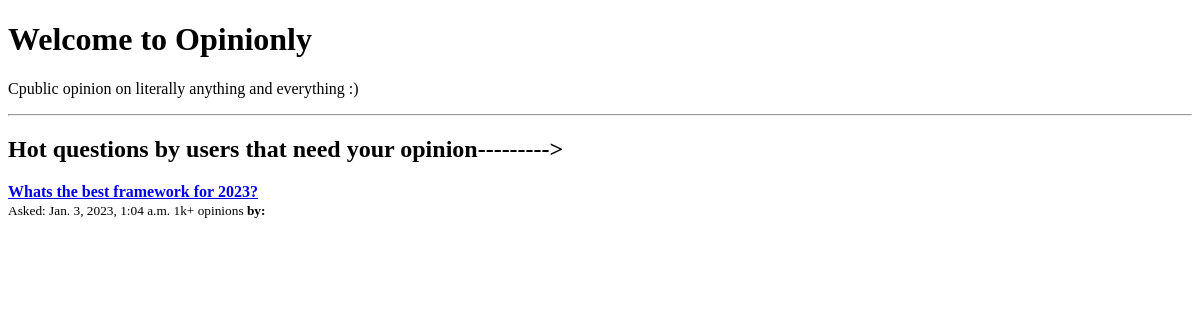
Before: / with the older database file.
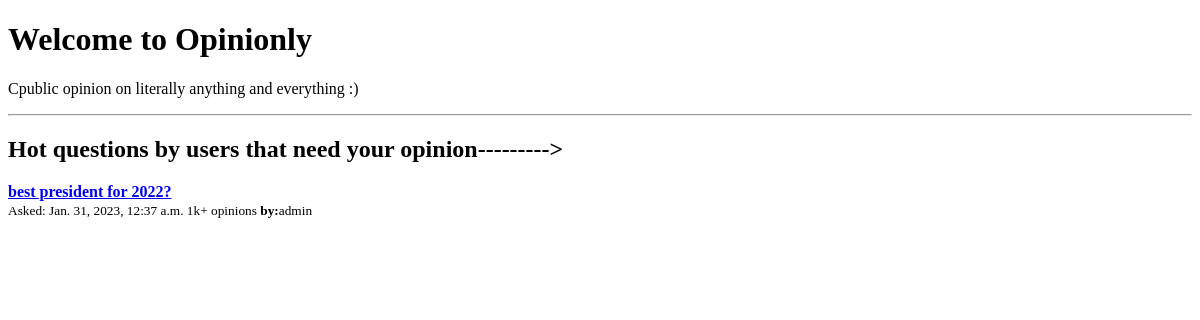
After: the same page with the newer database file.
### website/models.py (models this page shows, shortened)
class Question(models.Model):
    question_text = models.CharField(max_length=250)
    pub_date = models.DateTimeField('date asked')
    slug = models.SlugField(max_length=200, null=True)
    author = models.ForeignKey(User, related_name="posted_by", on_delete = models.CASCADE, default="")

### website/views.py (the view)
# urls.py: path('', views.IndexView.as_view(), name='index'),
class IndexView(generic.ListView):
    template_name = 'website/index.html'
    context_object_name = 'latest_question_list'
    def get_queryset(self):
        return Question.objects.order_by('-pub_date')[:5]

### website/templates/website/index.html (shortened to what this page needs)
<!DOCTYPE html>
<html lang="en">
<head>
    <link rel="stylesheet" href="https://cdn.jsdelivr.net/npm/bootstrap-icons@1.10.3/font/bootstrap-icons.css">
</head>
<body>
    {% load poll_extras %}
    <h1>Welcome to Opinionly</h1>
    <p>Cpublic opinion on literally anything and everything :)</p>
    <hr/>
    <h2>Hot questions by users that need your opinion---------></h2>
    {% if latest_question_list %}
    {% for question in latest_question_list %}
        <p><b><a href="{% url 'website:detail' slug=question.slug %}">{{ question.question_text }}</a></b>
            <br/> <small>Asked: {{ question.pub_date }} 1k+ opinions <b>by:</b>{{question.author}}</small> </p>
    {% endfor %}
{% else %}
    <p>No polls are available.</p>
{% endif %}
</body>
</html>

Changed rows visible on the page:
removed Question: question_text "Whats the best framework for 2023?", pub_date "Jan. 3, 2023, 1:04 a.m."
added Question: question_text "best president for 2022?", pub_date "Jan. 31, 2023, 12:37 a.m.", author "admin"
